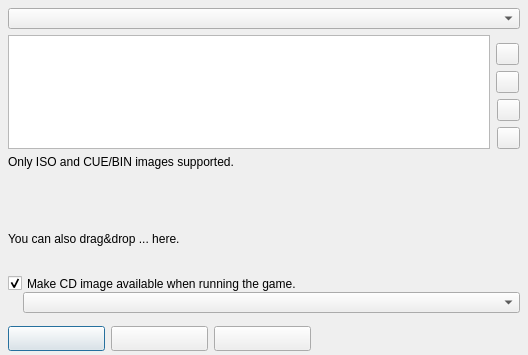
<?xml version="1.0" encoding="UTF-8"?>
<ui version="4.0">
  <class>InstallationSupportForm</class>
  <widget class="QDialog" name="InstallationSupportForm">
    <property name="geometry"><rect><x>0</x><y>0</y><width>528</width><height>355</height></rect></property>
    <property name="windowTitle"><string>Install game from source media</string></property>
    <property name="vclPosition" stdset="0"><string notr="true">poOwnerFormCenter</string></property>
    <property name="vclBorderIcons" stdset="0"><string notr="true">biSystemMenu,biMaximize</string></property>
    <property name="vclKeyPreview" stdset="0"><bool>true</bool></property>
    <property name="vclMinWidth" stdset="0"><number>510</number></property>
    <property name="vclMinHeight" stdset="0"><number>325</number></property>
    <property name="vclDesignWidth" stdset="0"><number>528</number></property>
    <property name="vclDesignHeight" stdset="0"><number>355</number></property>
    <widget class="QToolButton" name="AddButton">
      <property name="geometry"><rect><x>496</x><y>43</y><width>23</width><height>22</height></rect></property>
      <property name="vclAnchors" stdset="0"><string notr="true">akTop,akRight</string></property>
      <property name="icon"><iconset resource="../../resources/dfend.qrc"><normaloff>:/glyphs/7bc99400adfc8024.png</normaloff></iconset></property>
      <property name="iconSize"><size><width>16</width><height>16</height></size></property>
    </widget>
    <widget class="QToolButton" name="DelButton">
      <property name="geometry"><rect><x>496</x><y>71</y><width>23</width><height>22</height></rect></property>
      <property name="vclAnchors" stdset="0"><string notr="true">akTop,akRight</string></property>
      <property name="tag" stdset="0"><number>1</number></property>
      <property name="icon"><iconset resource="../../resources/dfend.qrc"><normaloff>:/glyphs/190e94d8efb3a1c9.png</normaloff></iconset></property>
      <property name="iconSize"><size><width>16</width><height>16</height></size></property>
    </widget>
    <widget class="QLabel" name="DropInfoLabel">
      <property name="geometry"><rect><x>8</x><y>232</y><width>511</width><height>41</height></rect></property>
      <property name="vclAnchors" stdset="0"><string notr="true">akLeft,akRight,akBottom</string></property>
      <property name="text"><string>You can also drag&amp;drop ... here.</string></property>
      <property name="textFormat"><enum>Qt::PlainText</enum></property>
      <property name="wordWrap"><bool>true</bool></property>
      <property name="alignment"><set>Qt::AlignLeft|Qt::AlignTop</set></property>
    </widget>
    <widget class="QToolButton" name="UpButton">
      <property name="geometry"><rect><x>497</x><y>99</y><width>23</width><height>22</height></rect></property>
      <property name="vclAnchors" stdset="0"><string notr="true">akTop,akRight</string></property>
      <property name="tag" stdset="0"><number>2</number></property>
      <property name="icon"><iconset resource="../../resources/dfend.qrc"><normaloff>:/glyphs/0ae3fe79a233a82b.png</normaloff></iconset></property>
      <property name="iconSize"><size><width>16</width><height>16</height></size></property>
    </widget>
    <widget class="QToolButton" name="DownButton">
      <property name="geometry"><rect><x>497</x><y>127</y><width>23</width><height>22</height></rect></property>
      <property name="vclAnchors" stdset="0"><string notr="true">akTop,akRight</string></property>
      <property name="tag" stdset="0"><number>3</number></property>
      <property name="icon"><iconset resource="../../resources/dfend.qrc"><normaloff>:/glyphs/1caf3e36d49c7929.png</normaloff></iconset></property>
      <property name="iconSize"><size><width>16</width><height>16</height></size></property>
    </widget>
    <widget class="QLabel" name="InsertMediaLabel">
      <property name="geometry"><rect><x>8</x><y>43</y><width>482</width><height>58</height></rect></property>
      <property name="vclAnchors" stdset="0"><string notr="true">akLeft,akTop,akRight</string></property>
      <property name="text"><string>InsertMediaLabel</string></property>
      <property name="textFormat"><enum>Qt::PlainText</enum></property>
      <property name="wordWrap"><bool>true</bool></property>
      <property name="alignment"><set>Qt::AlignLeft|Qt::AlignTop</set></property>
    </widget>
    <widget class="QLabel" name="CDImageTypeLabel">
      <property name="geometry"><rect><x>8</x><y>155</y><width>483</width><height>62</height></rect></property>
      <property name="visible"><bool>false</bool></property>
      <property name="vclAnchors" stdset="0"><string notr="true">akLeft,akRight,akBottom</string></property>
      <property name="text"><string>Only ISO and CUE/BIN images supported.</string></property>
      <property name="textFormat"><enum>Qt::PlainText</enum></property>
      <property name="wordWrap"><bool>true</bool></property>
      <property name="alignment"><set>Qt::AlignLeft|Qt::AlignTop</set></property>
    </widget>
    <widget class="QPushButton" name="OKButton">
      <property name="geometry"><rect><x>8</x><y>326</y><width>97</width><height>25</height></rect></property>
      <property name="vclAnchors" stdset="0"><string notr="true">akLeft,akBottom</string></property>
      <property name="text"><string></string></property>
      <property name="autoDefault"><bool>false</bool></property>
      <property name="vclKind" stdset="0"><string notr="true">bkOK</string></property>
      <property name="default"><bool>true</bool></property>
      <property name="vclModalResult" stdset="0"><string notr="true">mrOk</string></property>
      <property name="vclOnClick" stdset="0"><string notr="true">OKButtonClick</string></property>
    </widget>
    <widget class="QPushButton" name="CancelButton">
      <property name="geometry"><rect><x>111</x><y>326</y><width>97</width><height>25</height></rect></property>
      <property name="vclAnchors" stdset="0"><string notr="true">akLeft,akBottom</string></property>
      <property name="text"><string></string></property>
      <property name="autoDefault"><bool>false</bool></property>
      <property name="vclKind" stdset="0"><string notr="true">bkCancel</string></property>
      <property name="vclCancel" stdset="0"><bool>true</bool></property>
      <property name="vclModalResult" stdset="0"><string notr="true">mrCancel</string></property>
    </widget>
    <widget class="QPushButton" name="HelpButton">
      <property name="geometry"><rect><x>214</x><y>326</y><width>97</width><height>25</height></rect></property>
      <property name="vclAnchors" stdset="0"><string notr="true">akLeft,akBottom</string></property>
      <property name="text"><string></string></property>
      <property name="autoDefault"><bool>false</bool></property>
      <property name="vclKind" stdset="0"><string notr="true">bkHelp</string></property>
      <property name="vclOnClick" stdset="0"><string notr="true">HelpButtonClick</string></property>
    </widget>
    <widget class="QComboBox" name="InstallTypeComboBox">
      <property name="geometry"><rect><x>8</x><y>8</y><width>512</width><height>21</height></rect></property>
      <property name="vclAnchors" stdset="0"><string notr="true">akLeft,akTop,akRight</string></property>
      <property name="editable"><bool>false</bool></property>
      <property name="maxVisibleItems"><number>8</number></property>
    </widget>
    <widget class="QListWidget" name="ListBox">
      <property name="geometry"><rect><x>8</x><y>35</y><width>482</width><height>114</height></rect></property>
      <property name="vclAnchors" stdset="0"><string notr="true">akLeft,akTop,akRight,akBottom</string></property>
    </widget>
    <widget class="QCheckBox" name="AlwaysMountSourceCheckBox">
      <property name="geometry"><rect><x>8</x><y>275</y><width>512</width><height>17</height></rect></property>
      <property name="vclAnchors" stdset="0"><string notr="true">akLeft,akRight,akBottom</string></property>
      <property name="text"><string>Make CD image available when running the game.</string></property>
      <property name="checked"><bool>true</bool></property>
    </widget>
    <widget class="QComboBox" name="AlwaysMountSourceComboBox">
      <property name="geometry"><rect><x>23</x><y>292</y><width>497</width><height>21</height></rect></property>
      <property name="vclAnchors" stdset="0"><string notr="true">akLeft,akRight,akBottom</string></property>
      <property name="editable"><bool>false</bool></property>
      <property name="maxVisibleItems"><number>8</number></property>
    </widget>
  </widget>
  <tabstops>
    <tabstop>InstallTypeComboBox</tabstop>
    <tabstop>ListBox</tabstop>
    <tabstop>AlwaysMountSourceCheckBox</tabstop>
    <tabstop>OKButton</tabstop>
    <tabstop>CancelButton</tabstop>
    <tabstop>HelpButton</tabstop>
    <tabstop>AlwaysMountSourceComboBox</tabstop>
  </tabstops>
  <resources><include location="../../resources/dfend.qrc"/></resources>
  <connections/>
</ui>
